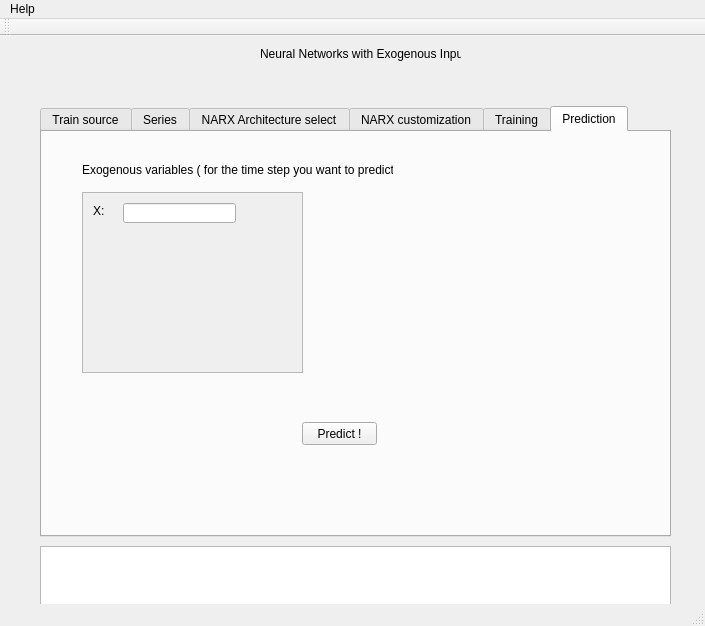
<?xml version="1.0" encoding="UTF-8"?>
<ui version="4.0">
 <author>Eugen Hristev</author>
 <class>NARX2Class</class>
 <widget class="QMainWindow" name="NARX2Class">
  <property name="geometry">
   <rect>
    <x>0</x>
    <y>0</y>
    <width>705</width>
    <height>626</height>
   </rect>
  </property>
  <property name="windowTitle">
   <string>NARX Simulator 2012</string>
  </property>
  <widget class="QWidget" name="centralWidget">
   <widget class="QLabel" name="label">
    <property name="geometry">
     <rect>
      <x>260</x>
      <y>10</y>
      <width>201</width>
      <height>16</height>
     </rect>
    </property>
    <property name="text">
     <string>Neural Networks with Exogenous Inputs</string>
    </property>
   </widget>
   <widget class="QTabWidget" name="tabWidget">
    <property name="geometry">
     <rect>
      <x>40</x>
      <y>70</y>
      <width>631</width>
      <height>431</height>
     </rect>
    </property>
    <property name="currentIndex">
     <number>5</number>
    </property>
    <property name="documentMode">
     <bool>false</bool>
    </property>
    <widget class="QWidget" name="tab">
     <attribute name="title">
      <string>Train source</string>
     </attribute>
     <widget class="QFrame" name="frame1">
      <property name="geometry">
       <rect>
        <x>40</x>
        <y>30</y>
        <width>161</width>
        <height>61</height>
       </rect>
      </property>
      <property name="frameShape">
       <enum>QFrame::Box</enum>
      </property>
      <property name="frameShadow">
       <enum>QFrame::Raised</enum>
      </property>
      <property name="lineWidth">
       <number>2</number>
      </property>
      <widget class="QRadioButton" name="RadioButton_generate_series">
       <property name="enabled">
        <bool>true</bool>
       </property>
       <property name="geometry">
        <rect>
         <x>10</x>
         <y>10</y>
         <width>111</width>
         <height>17</height>
        </rect>
       </property>
       <property name="text">
        <string>Generate series</string>
       </property>
       <property name="checked">
        <bool>true</bool>
       </property>
       <attribute name="buttonGroup">
        <string notr="true">buttonGroup</string>
       </attribute>
      </widget>
      <widget class="QRadioButton" name="RadioButton_load_series">
       <property name="geometry">
        <rect>
         <x>10</x>
         <y>30</y>
         <width>121</width>
         <height>17</height>
        </rect>
       </property>
       <property name="text">
        <string>Load series from file</string>
       </property>
       <attribute name="buttonGroup">
        <string notr="true">buttonGroup</string>
       </attribute>
      </widget>
     </widget>
     <widget class="QFrame" name="Frame_generate">
      <property name="geometry">
       <rect>
        <x>50</x>
        <y>100</y>
        <width>541</width>
        <height>201</height>
       </rect>
      </property>
      <property name="frameShape">
       <enum>QFrame::Box</enum>
      </property>
      <property name="frameShadow">
       <enum>QFrame::Raised</enum>
      </property>
      <property name="lineWidth">
       <number>2</number>
      </property>
      <widget class="QLabel" name="label_2">
       <property name="geometry">
        <rect>
         <x>10</x>
         <y>20</y>
         <width>71</width>
         <height>20</height>
        </rect>
       </property>
       <property name="text">
        <string>X Start value</string>
       </property>
      </widget>
      <widget class="QLineEdit" name="lineedit_series_start">
       <property name="geometry">
        <rect>
         <x>80</x>
         <y>20</y>
         <width>111</width>
         <height>20</height>
        </rect>
       </property>
       <property name="text">
        <string>0.0</string>
       </property>
      </widget>
      <widget class="QLabel" name="label_3">
       <property name="geometry">
        <rect>
         <x>10</x>
         <y>50</y>
         <width>61</width>
         <height>20</height>
        </rect>
       </property>
       <property name="text">
        <string>X End value</string>
       </property>
      </widget>
      <widget class="QLineEdit" name="lineedit_series_end">
       <property name="geometry">
        <rect>
         <x>80</x>
         <y>50</y>
         <width>111</width>
         <height>20</height>
        </rect>
       </property>
       <property name="text">
        <string>1.0</string>
       </property>
      </widget>
      <widget class="QLabel" name="label_4">
       <property name="geometry">
        <rect>
         <x>10</x>
         <y>80</y>
         <width>71</width>
         <height>16</height>
        </rect>
       </property>
       <property name="text">
        <string>Series length</string>
       </property>
      </widget>
      <widget class="QSpinBox" name="spinbox_series_len">
       <property name="geometry">
        <rect>
         <x>100</x>
         <y>80</y>
         <width>61</width>
         <height>22</height>
        </rect>
       </property>
       <property name="minimum">
        <number>2</number>
       </property>
       <property name="maximum">
        <number>10000</number>
       </property>
       <property name="value">
        <number>500</number>
       </property>
      </widget>
      <widget class="QLabel" name="label_5">
       <property name="geometry">
        <rect>
         <x>10</x>
         <y>110</y>
         <width>71</width>
         <height>16</height>
        </rect>
       </property>
       <property name="text">
        <string>Base function</string>
       </property>
      </widget>
      <widget class="QComboBox" name="Combo_base_function">
       <property name="geometry">
        <rect>
         <x>100</x>
         <y>110</y>
         <width>69</width>
         <height>22</height>
        </rect>
       </property>
      </widget>
      <widget class="QLabel" name="label_7">
       <property name="geometry">
        <rect>
         <x>10</x>
         <y>150</y>
         <width>61</width>
         <height>16</height>
        </rect>
       </property>
       <property name="text">
        <string>Noise factor</string>
       </property>
      </widget>
      <widget class="QSpinBox" name="spinbox_noise">
       <property name="geometry">
        <rect>
         <x>100</x>
         <y>150</y>
         <width>61</width>
         <height>22</height>
        </rect>
       </property>
       <property name="maximum">
        <number>100</number>
       </property>
       <property name="value">
        <number>5</number>
       </property>
      </widget>
      <widget class="QRadioButton" name="predefined1">
       <property name="geometry">
        <rect>
         <x>250</x>
         <y>50</y>
         <width>281</width>
         <height>20</height>
        </rect>
       </property>
       <property name="text">
        <string>s(t) = sin(x(t)+y(t)*s(t-1)) * z(t) + tan(s(t-2) - s(t-3))</string>
       </property>
       <attribute name="buttonGroup">
        <string notr="true">buttonGroup_2</string>
       </attribute>
      </widget>
      <widget class="QLabel" name="label_16">
       <property name="geometry">
        <rect>
         <x>260</x>
         <y>20</y>
         <width>141</width>
         <height>16</height>
        </rect>
       </property>
       <property name="text">
        <string>Or use a predefined series:</string>
       </property>
      </widget>
      <widget class="QRadioButton" name="predefined2">
       <property name="geometry">
        <rect>
         <x>250</x>
         <y>80</y>
         <width>131</width>
         <height>17</height>
        </rect>
       </property>
       <property name="text">
        <string>ln(-x) + x ^3 + sin(z)</string>
       </property>
       <attribute name="buttonGroup">
        <string notr="true">buttonGroup_2</string>
       </attribute>
      </widget>
     </widget>
     <widget class="QCommandLinkButton" name="Button_tab12">
      <property name="geometry">
       <rect>
        <x>530</x>
        <y>360</y>
        <width>91</width>
        <height>41</height>
       </rect>
      </property>
      <property name="text">
       <string>Next</string>
      </property>
     </widget>
     <widget class="QFrame" name="frame_load">
      <property name="geometry">
       <rect>
        <x>70</x>
        <y>130</y>
        <width>361</width>
        <height>80</height>
       </rect>
      </property>
      <property name="frameShape">
       <enum>QFrame::Box</enum>
      </property>
      <property name="frameShadow">
       <enum>QFrame::Raised</enum>
      </property>
      <property name="lineWidth">
       <number>2</number>
      </property>
      <widget class="QPushButton" name="button_browse">
       <property name="geometry">
        <rect>
         <x>10</x>
         <y>20</y>
         <width>75</width>
         <height>23</height>
        </rect>
       </property>
       <property name="text">
        <string>Browse...</string>
       </property>
      </widget>
      <widget class="QLabel" name="label_17">
       <property name="geometry">
        <rect>
         <x>100</x>
         <y>10</y>
         <width>241</width>
         <height>21</height>
        </rect>
       </property>
       <property name="text">
        <string>File format: text, first number is the series length</string>
       </property>
      </widget>
      <widget class="QLabel" name="label_18">
       <property name="geometry">
        <rect>
         <x>100</x>
         <y>30</y>
         <width>251</width>
         <height>16</height>
        </rect>
       </property>
       <property name="text">
        <string>then the number of exogenous variables, then the</string>
       </property>
      </widget>
      <widget class="QLabel" name="label_19">
       <property name="geometry">
        <rect>
         <x>100</x>
         <y>50</y>
         <width>251</width>
         <height>16</height>
        </rect>
       </property>
       <property name="text">
        <string>exogenous variables values and finally the targets</string>
       </property>
      </widget>
     </widget>
    </widget>
    <widget class="QWidget" name="tab_2">
     <attribute name="title">
      <string>Series</string>
     </attribute>
     <widget class="QCommandLinkButton" name="Button_tab21">
      <property name="geometry">
       <rect>
        <x>10</x>
        <y>350</y>
        <width>81</width>
        <height>41</height>
       </rect>
      </property>
      <property name="layoutDirection">
       <enum>Qt::LeftToRight</enum>
      </property>
      <property name="text">
       <string>Back</string>
      </property>
     </widget>
     <widget class="QFrame" name="frame_1post">
      <property name="geometry">
       <rect>
        <x>110</x>
        <y>30</y>
        <width>411</width>
        <height>281</height>
       </rect>
      </property>
      <property name="frameShape">
       <enum>QFrame::Box</enum>
      </property>
      <property name="frameShadow">
       <enum>QFrame::Raised</enum>
      </property>
      <property name="lineWidth">
       <number>2</number>
      </property>
      <widget class="QTableWidget" name="table_series">
       <property name="geometry">
        <rect>
         <x>10</x>
         <y>50</y>
         <width>351</width>
         <height>192</height>
        </rect>
       </property>
       <attribute name="horizontalHeaderDefaultSectionSize">
        <number>170</number>
       </attribute>
       <attribute name="horizontalHeaderMinimumSectionSize">
        <number>40</number>
       </attribute>
       <row>
        <property name="text">
         <string>Exogenous ?</string>
        </property>
       </row>
       <column>
        <property name="text">
         <string>X (input value - exogenous)</string>
        </property>
       </column>
       <column>
        <property name="text">
         <string>D (series value)</string>
        </property>
       </column>
       <item row="0" column="0">
        <property name="text">
         <string>Use in NARX</string>
        </property>
        <property name="checkState">
         <enum>Checked</enum>
        </property>
       </item>
      </widget>
      <widget class="QLabel" name="label_tab1post1">
       <property name="geometry">
        <rect>
         <x>70</x>
         <y>20</y>
         <width>251</width>
         <height>20</height>
        </rect>
       </property>
       <property name="text">
        <string>The current series among with exogenous variables</string>
       </property>
      </widget>
     </widget>
     <widget class="QCommandLinkButton" name="Button_tab23">
      <property name="geometry">
       <rect>
        <x>520</x>
        <y>350</y>
        <width>91</width>
        <height>41</height>
       </rect>
      </property>
      <property name="text">
       <string>Next</string>
      </property>
     </widget>
    </widget>
    <widget class="QWidget" name="tab_5">
     <attribute name="title">
      <string>NARX Architecture select</string>
     </attribute>
     <widget class="QCommandLinkButton" name="Button_tab32">
      <property name="geometry">
       <rect>
        <x>20</x>
        <y>350</y>
        <width>91</width>
        <height>41</height>
       </rect>
      </property>
      <property name="text">
       <string>Back</string>
      </property>
     </widget>
     <widget class="QCommandLinkButton" name="Button_tab34">
      <property name="geometry">
       <rect>
        <x>520</x>
        <y>350</y>
        <width>81</width>
        <height>41</height>
       </rect>
      </property>
      <property name="text">
       <string>Next</string>
      </property>
     </widget>
     <widget class="QFrame" name="frame">
      <property name="geometry">
       <rect>
        <x>50</x>
        <y>60</y>
        <width>120</width>
        <height>71</height>
       </rect>
      </property>
      <property name="frameShape">
       <enum>QFrame::Box</enum>
      </property>
      <property name="frameShadow">
       <enum>QFrame::Plain</enum>
      </property>
      <property name="lineWidth">
       <number>3</number>
      </property>
      <widget class="QCheckBox" name="check_del_targets">
       <property name="geometry">
        <rect>
         <x>10</x>
         <y>30</y>
         <width>101</width>
         <height>16</height>
        </rect>
       </property>
       <property name="text">
        <string>Delayed targets</string>
       </property>
      </widget>
     </widget>
     <widget class="Line" name="line">
      <property name="geometry">
       <rect>
        <x>170</x>
        <y>90</y>
        <width>71</width>
        <height>21</height>
       </rect>
      </property>
      <property name="lineWidth">
       <number>2</number>
      </property>
      <property name="orientation">
       <enum>Qt::Horizontal</enum>
      </property>
     </widget>
     <widget class="QFrame" name="frame_2">
      <property name="geometry">
       <rect>
        <x>39</x>
        <y>160</y>
        <width>131</width>
        <height>71</height>
       </rect>
      </property>
      <property name="frameShape">
       <enum>QFrame::Box</enum>
      </property>
      <property name="frameShadow">
       <enum>QFrame::Plain</enum>
      </property>
      <property name="lineWidth">
       <number>3</number>
      </property>
      <widget class="QCheckBox" name="check_exogenous">
       <property name="geometry">
        <rect>
         <x>10</x>
         <y>30</y>
         <width>121</width>
         <height>16</height>
        </rect>
       </property>
       <property name="text">
        <string>Exogenous variables</string>
       </property>
      </widget>
     </widget>
     <widget class="QFrame" name="frame_3">
      <property name="geometry">
       <rect>
        <x>50</x>
        <y>260</y>
        <width>121</width>
        <height>71</height>
       </rect>
      </property>
      <property name="frameShape">
       <enum>QFrame::Box</enum>
      </property>
      <property name="frameShadow">
       <enum>QFrame::Plain</enum>
      </property>
      <property name="lineWidth">
       <number>3</number>
      </property>
      <widget class="QCheckBox" name="check_del_outputs">
       <property name="geometry">
        <rect>
         <x>10</x>
         <y>30</y>
         <width>101</width>
         <height>16</height>
        </rect>
       </property>
       <property name="text">
        <string>Delayed outputs</string>
       </property>
      </widget>
     </widget>
     <widget class="Line" name="line_2">
      <property name="geometry">
       <rect>
        <x>560</x>
        <y>190</y>
        <width>41</width>
        <height>21</height>
       </rect>
      </property>
      <property name="lineWidth">
       <number>2</number>
      </property>
      <property name="orientation">
       <enum>Qt::Horizontal</enum>
      </property>
     </widget>
     <widget class="Line" name="line_3">
      <property name="geometry">
       <rect>
        <x>170</x>
        <y>290</y>
        <width>71</width>
        <height>21</height>
       </rect>
      </property>
      <property name="lineWidth">
       <number>2</number>
      </property>
      <property name="orientation">
       <enum>Qt::Horizontal</enum>
      </property>
     </widget>
     <widget class="Line" name="line_4">
      <property name="geometry">
       <rect>
        <x>230</x>
        <y>100</y>
        <width>16</width>
        <height>201</height>
       </rect>
      </property>
      <property name="lineWidth">
       <number>2</number>
      </property>
      <property name="orientation">
       <enum>Qt::Vertical</enum>
      </property>
     </widget>
     <widget class="Line" name="line_5">
      <property name="geometry">
       <rect>
        <x>230</x>
        <y>190</y>
        <width>16</width>
        <height>21</height>
       </rect>
      </property>
      <property name="lineWidth">
       <number>2</number>
      </property>
      <property name="orientation">
       <enum>Qt::Horizontal</enum>
      </property>
     </widget>
     <widget class="QFrame" name="frame_4">
      <property name="geometry">
       <rect>
        <x>250</x>
        <y>160</y>
        <width>120</width>
        <height>71</height>
       </rect>
      </property>
      <property name="frameShape">
       <enum>QFrame::Box</enum>
      </property>
      <property name="frameShadow">
       <enum>QFrame::Plain</enum>
      </property>
      <property name="lineWidth">
       <number>3</number>
      </property>
      <widget class="QLabel" name="label_10">
       <property name="geometry">
        <rect>
         <x>10</x>
         <y>10</y>
         <width>101</width>
         <height>16</height>
        </rect>
       </property>
       <property name="text">
        <string>Hidden Units number</string>
       </property>
      </widget>
      <widget class="QSpinBox" name="spinbox_hidden_units">
       <property name="geometry">
        <rect>
         <x>30</x>
         <y>30</y>
         <width>71</width>
         <height>22</height>
        </rect>
       </property>
       <property name="minimum">
        <number>1</number>
       </property>
      </widget>
     </widget>
     <widget class="Line" name="line_6">
      <property name="geometry">
       <rect>
        <x>370</x>
        <y>190</y>
        <width>71</width>
        <height>21</height>
       </rect>
      </property>
      <property name="lineWidth">
       <number>2</number>
      </property>
      <property name="orientation">
       <enum>Qt::Horizontal</enum>
      </property>
     </widget>
     <widget class="QFrame" name="frame_5">
      <property name="geometry">
       <rect>
        <x>440</x>
        <y>160</y>
        <width>120</width>
        <height>71</height>
       </rect>
      </property>
      <property name="frameShape">
       <enum>QFrame::Box</enum>
      </property>
      <property name="frameShadow">
       <enum>QFrame::Plain</enum>
      </property>
      <property name="lineWidth">
       <number>3</number>
      </property>
      <widget class="QLabel" name="label_11">
       <property name="geometry">
        <rect>
         <x>30</x>
         <y>30</y>
         <width>61</width>
         <height>16</height>
        </rect>
       </property>
       <property name="text">
        <string>Output units</string>
       </property>
      </widget>
     </widget>
     <widget class="Line" name="line_7">
      <property name="geometry">
       <rect>
        <x>170</x>
        <y>190</y>
        <width>71</width>
        <height>21</height>
       </rect>
      </property>
      <property name="lineWidth">
       <number>2</number>
      </property>
      <property name="orientation">
       <enum>Qt::Horizontal</enum>
      </property>
     </widget>
     <widget class="Line" name="line_8">
      <property name="geometry">
       <rect>
        <x>570</x>
        <y>200</y>
        <width>16</width>
        <height>151</height>
       </rect>
      </property>
      <property name="lineWidth">
       <number>2</number>
      </property>
      <property name="orientation">
       <enum>Qt::Vertical</enum>
      </property>
     </widget>
     <widget class="Line" name="line_9">
      <property name="geometry">
       <rect>
        <x>110</x>
        <y>340</y>
        <width>471</width>
        <height>21</height>
       </rect>
      </property>
      <property name="lineWidth">
       <number>2</number>
      </property>
      <property name="orientation">
       <enum>Qt::Horizontal</enum>
      </property>
     </widget>
     <widget class="Line" name="line_10">
      <property name="geometry">
       <rect>
        <x>100</x>
        <y>330</y>
        <width>20</width>
        <height>21</height>
       </rect>
      </property>
      <property name="lineWidth">
       <number>2</number>
      </property>
      <property name="orientation">
       <enum>Qt::Vertical</enum>
      </property>
     </widget>
    </widget>
    <widget class="QWidget" name="tab_3">
     <attribute name="title">
      <string>NARX customization</string>
     </attribute>
     <widget class="QLabel" name="label_6">
      <property name="geometry">
       <rect>
        <x>20</x>
        <y>20</y>
        <width>171</width>
        <height>21</height>
       </rect>
      </property>
      <property name="text">
       <string>Targets regressor size</string>
      </property>
     </widget>
     <widget class="QSpinBox" name="spinbox_dregressor">
      <property name="geometry">
       <rect>
        <x>200</x>
        <y>20</y>
        <width>71</width>
        <height>22</height>
       </rect>
      </property>
      <property name="minimum">
       <number>0</number>
      </property>
      <property name="value">
       <number>0</number>
      </property>
     </widget>
     <widget class="QCommandLinkButton" name="Button_tab45">
      <property name="geometry">
       <rect>
        <x>530</x>
        <y>350</y>
        <width>81</width>
        <height>41</height>
       </rect>
      </property>
      <property name="text">
       <string>Next</string>
      </property>
     </widget>
     <widget class="QCommandLinkButton" name="Button_tab43">
      <property name="geometry">
       <rect>
        <x>10</x>
        <y>360</y>
        <width>91</width>
        <height>41</height>
       </rect>
      </property>
      <property name="text">
       <string>Back</string>
      </property>
     </widget>
     <widget class="QLabel" name="label_13">
      <property name="geometry">
       <rect>
        <x>20</x>
        <y>60</y>
        <width>171</width>
        <height>21</height>
       </rect>
      </property>
      <property name="text">
       <string>Outputs regressor size (feedback)</string>
      </property>
     </widget>
     <widget class="QSpinBox" name="spinbox_yregressor">
      <property name="geometry">
       <rect>
        <x>200</x>
        <y>60</y>
        <width>71</width>
        <height>22</height>
       </rect>
      </property>
     </widget>
     <widget class="QLabel" name="label_14">
      <property name="geometry">
       <rect>
        <x>20</x>
        <y>100</y>
        <width>171</width>
        <height>21</height>
       </rect>
      </property>
      <property name="text">
       <string>Inputs regressor size (exogenous)</string>
      </property>
     </widget>
     <widget class="QSpinBox" name="spinbox_xregressor">
      <property name="geometry">
       <rect>
        <x>200</x>
        <y>100</y>
        <width>71</width>
        <height>22</height>
       </rect>
      </property>
     </widget>
     <widget class="QLabel" name="label_9">
      <property name="geometry">
       <rect>
        <x>20</x>
        <y>140</y>
        <width>71</width>
        <height>16</height>
       </rect>
      </property>
      <property name="text">
       <string>Learning rate</string>
      </property>
     </widget>
     <widget class="QLineEdit" name="lineedit_learningrate">
      <property name="geometry">
       <rect>
        <x>200</x>
        <y>140</y>
        <width>113</width>
        <height>20</height>
       </rect>
      </property>
      <property name="text">
       <string>0.2</string>
      </property>
     </widget>
     <widget class="QLineEdit" name="lineedit_epochs">
      <property name="geometry">
       <rect>
        <x>200</x>
        <y>170</y>
        <width>113</width>
        <height>20</height>
       </rect>
      </property>
      <property name="text">
       <string>100</string>
      </property>
     </widget>
     <widget class="QLabel" name="label_12">
      <property name="geometry">
       <rect>
        <x>20</x>
        <y>170</y>
        <width>91</width>
        <height>16</height>
       </rect>
      </property>
      <property name="text">
       <string>Number of epochs</string>
      </property>
     </widget>
    </widget>
    <widget class="QWidget" name="tab_4">
     <attribute name="title">
      <string>Training</string>
     </attribute>
     <widget class="QProgressBar" name="progressbar_train">
      <property name="geometry">
       <rect>
        <x>130</x>
        <y>120</y>
        <width>371</width>
        <height>23</height>
       </rect>
      </property>
      <property name="value">
       <number>0</number>
      </property>
     </widget>
     <widget class="QLabel" name="label_8">
      <property name="geometry">
       <rect>
        <x>30</x>
        <y>20</y>
        <width>241</width>
        <height>16</height>
       </rect>
      </property>
      <property name="text">
       <string>NARX is ready for training. Push Start to begin.</string>
      </property>
     </widget>
     <widget class="QPushButton" name="Button_start_training">
      <property name="geometry">
       <rect>
        <x>30</x>
        <y>60</y>
        <width>75</width>
        <height>23</height>
       </rect>
      </property>
      <property name="text">
       <string>Start</string>
      </property>
     </widget>
     <widget class="QPlainTextEdit" name="textedit_training">
      <property name="geometry">
       <rect>
        <x>20</x>
        <y>190</y>
        <width>591</width>
        <height>161</height>
       </rect>
      </property>
      <property name="readOnly">
       <bool>true</bool>
      </property>
     </widget>
     <widget class="QCommandLinkButton" name="Button_tab54">
      <property name="geometry">
       <rect>
        <x>10</x>
        <y>360</y>
        <width>91</width>
        <height>41</height>
       </rect>
      </property>
      <property name="text">
       <string>Back</string>
      </property>
     </widget>
     <widget class="QLabel" name="label_15">
      <property name="geometry">
       <rect>
        <x>230</x>
        <y>160</y>
        <width>171</width>
        <height>16</height>
       </rect>
      </property>
      <property name="text">
       <string>Training tests results, per epoch</string>
      </property>
     </widget>
     <widget class="QCommandLinkButton" name="Button_tab56">
      <property name="geometry">
       <rect>
        <x>540</x>
        <y>360</y>
        <width>81</width>
        <height>41</height>
       </rect>
      </property>
      <property name="text">
       <string>Next</string>
      </property>
     </widget>
    </widget>
    <widget class="QWidget" name="tab_6">
     <attribute name="title">
      <string>Prediction</string>
     </attribute>
     <widget class="QLabel" name="label_20">
      <property name="geometry">
       <rect>
        <x>40</x>
        <y>30</y>
        <width>311</width>
        <height>16</height>
       </rect>
      </property>
      <property name="text">
       <string>Exogenous variables ( for the time step you want to predict):</string>
      </property>
     </widget>
     <widget class="QScrollArea" name="scrollArea">
      <property name="geometry">
       <rect>
        <x>40</x>
        <y>60</y>
        <width>221</width>
        <height>181</height>
       </rect>
      </property>
      <property name="widgetResizable">
       <bool>false</bool>
      </property>
      <widget class="QWidget" name="scrollAreaWidgetContents">
       <property name="geometry">
        <rect>
         <x>0</x>
         <y>0</y>
         <width>189</width>
         <height>109</height>
        </rect>
       </property>
       <widget class="QLabel" name="label_exo1">
        <property name="geometry">
         <rect>
          <x>10</x>
          <y>10</y>
          <width>21</width>
          <height>16</height>
         </rect>
        </property>
        <property name="text">
         <string>X:</string>
        </property>
       </widget>
       <widget class="QLineEdit" name="lineEdit_exo1">
        <property name="geometry">
         <rect>
          <x>40</x>
          <y>10</y>
          <width>113</width>
          <height>20</height>
         </rect>
        </property>
       </widget>
      </widget>
     </widget>
     <widget class="QPushButton" name="button_predict">
      <property name="geometry">
       <rect>
        <x>260</x>
        <y>290</y>
        <width>75</width>
        <height>23</height>
       </rect>
      </property>
      <property name="text">
       <string>Predict !</string>
      </property>
     </widget>
    </widget>
   </widget>
   <widget class="QPlainTextEdit" name="text_log">
    <property name="geometry">
     <rect>
      <x>40</x>
      <y>510</y>
      <width>631</width>
      <height>61</height>
     </rect>
    </property>
    <property name="readOnly">
     <bool>true</bool>
    </property>
   </widget>
  </widget>
  <widget class="QMenuBar" name="menuBar">
   <property name="geometry">
    <rect>
     <x>0</x>
     <y>0</y>
     <width>705</width>
     <height>21</height>
    </rect>
   </property>
   <widget class="QMenu" name="menuHelp">
    <property name="title">
     <string>Help</string>
    </property>
    <addaction name="actionAbout"/>
   </widget>
   <addaction name="menuHelp"/>
  </widget>
  <widget class="QToolBar" name="mainToolBar">
   <attribute name="toolBarArea">
    <enum>TopToolBarArea</enum>
   </attribute>
   <attribute name="toolBarBreak">
    <bool>false</bool>
   </attribute>
  </widget>
  <widget class="QStatusBar" name="statusBar"/>
  <action name="actionAbout">
   <property name="text">
    <string>About...</string>
   </property>
  </action>
 </widget>
 <layoutdefault spacing="6" margin="11"/>
 <resources>
  <include location="narx2.qrc"/>
 </resources>
 <connections/>
 <buttongroups>
  <buttongroup name="buttonGroup_2"/>
  <buttongroup name="buttonGroup"/>
 </buttongroups>
</ui>
